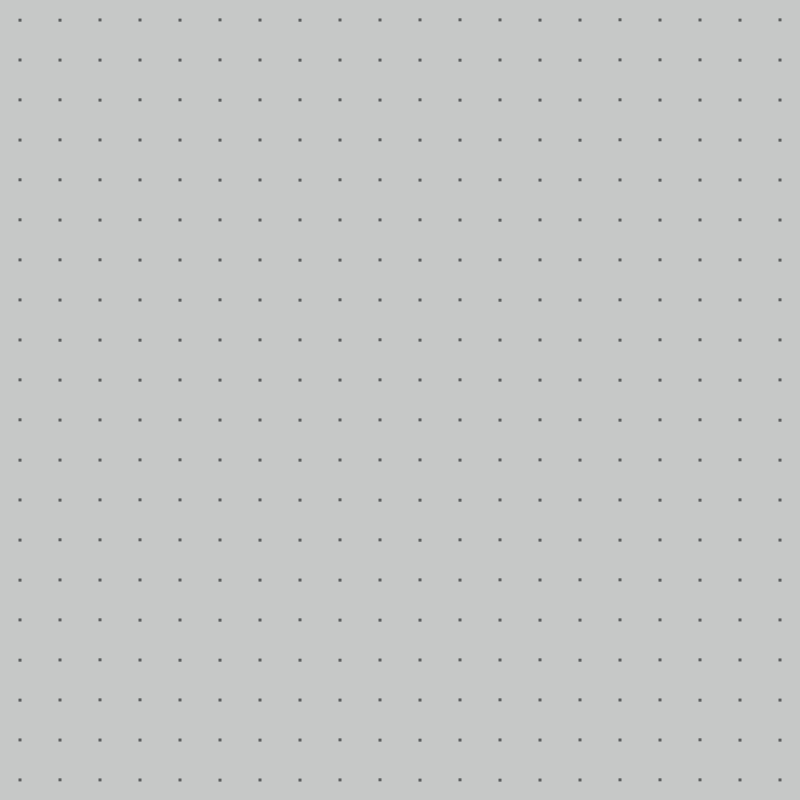
Frame 1 (no input)
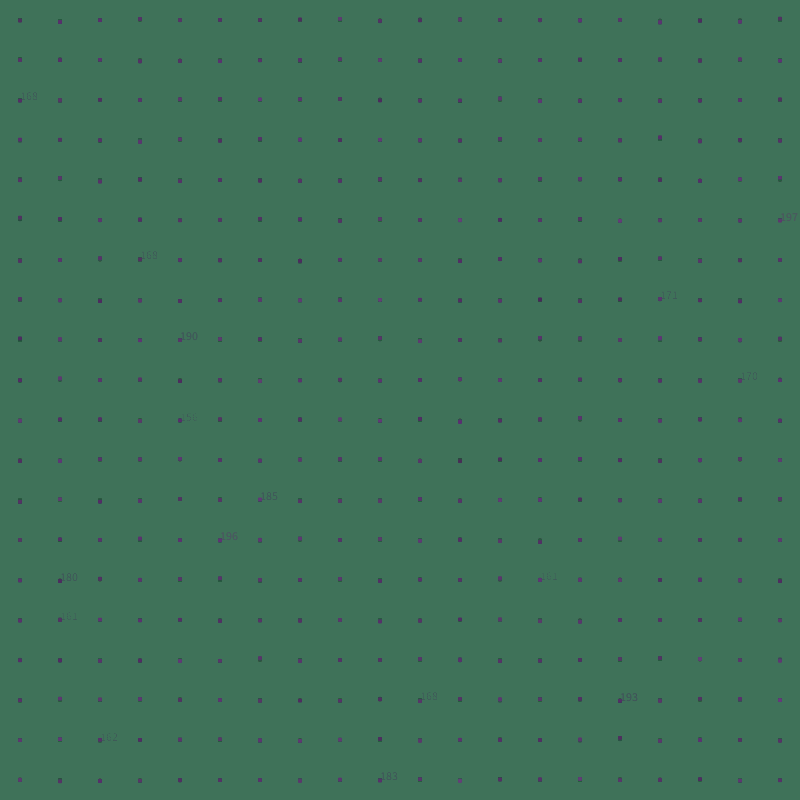
Frame 60 (the mouse pressed at the canvas centre just before this capture)
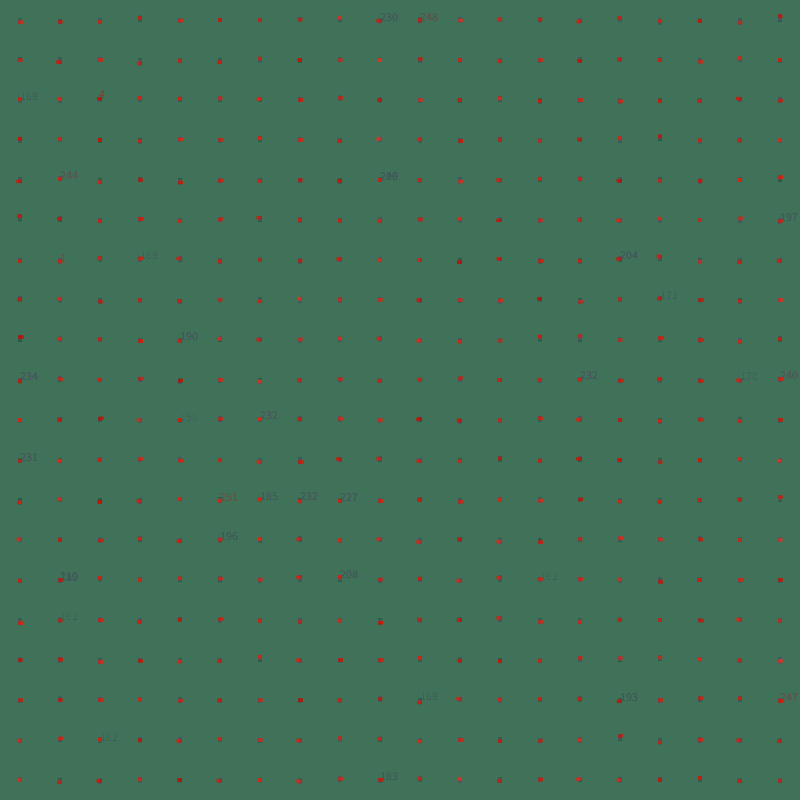
Frame 120 (the mouse held since frame 60 and released just before this capture)

The Processing sketch that drew these frames (run headless with seeded random() and noise(); from frame 60 on, the mouse is pressed at the canvas centre):

// Processing sketch: processing_146573
// ── processing_146573.pde

Block[][] blocks = new Block[20][20];

void setup() {
  size(800, 800);
  colorMode(HSB);
  rectMode(CENTER);
  for (int i = 0; i < 20; i++)
  for (int j = 0; j < 20; j++)
    blocks[i][j] = new Block((i*40)+20,(j*40)+20,140, 50, 20, 3);
}

void draw(){
  fill(100,100,100,10);
  rect(0,0,width*2,height*2);
  for (int i = 0; i < 20; i++)
  for (int j = 0; j < 20; j++)
  {
    blocks[i][j].update();
    blocks[i][j].display();
  }
}

class Block {
  PVector position;
  PVector velocity;
  PVector Bcolor;
  float size;
  float attract;
  
  Block(float x, float y, float r, float g, float b, float q) {
    position = new PVector(x, y);
    Bcolor = new PVector(r,g,b);
    attract = q;
  }
  
  void update() {
    Bcolor.x ++;
    Bcolor.y += random(3);
    Bcolor.z += random(3);
    position.y+= random(-.2,.2);
    if (Bcolor.y > 255 || Bcolor.y <0) {
      Bcolor.y = 10;
      attract=attract*1.5;
    }
    if (Bcolor.x > 255) {
      Bcolor.x = 1;
      position.x = position.x + random(-2,2);
    }
    if (size>80) {
      size=1;
    }
    if (attract>60) {
      attract=1;
    }
  }
  
  void display() {
    noStroke();
    fill (Bcolor.x, Bcolor.y, Bcolor.z, 150);
    rect (position.x, position.y, attract, attract);
        if (random(100)>99.9) {
      stroke(1);
      text(round(Bcolor.x),position.x,position.y);
    }
  }
}
